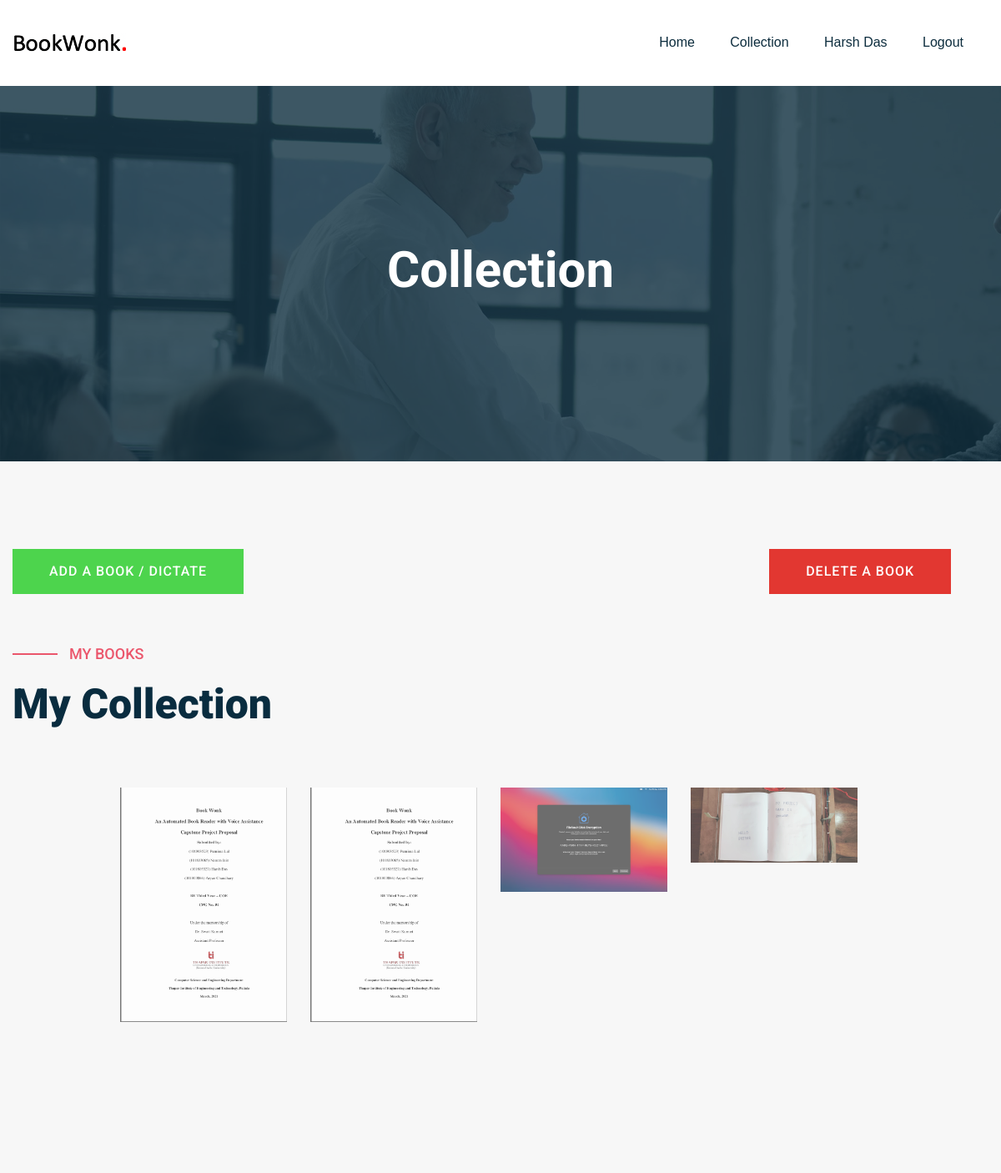
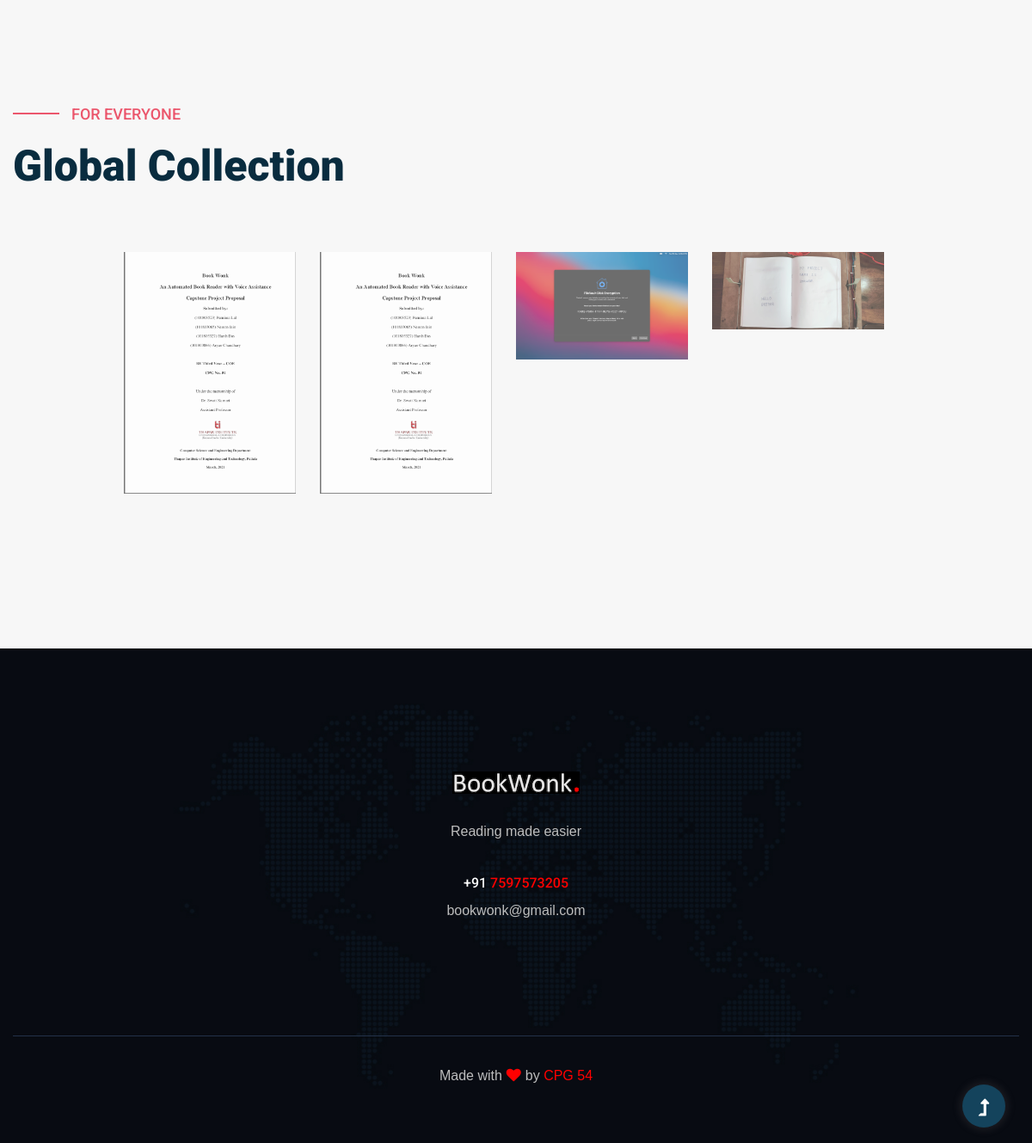
The page /collection/ (signed in) on the database its author committed (2 pictures, top to bottom).
### members/models.py (models this page shows, shortened)
class Member(AbstractBaseUser):
    id = models.UUIDField(default=uuid.uuid4, editable=False)
    date_joined = models.DateTimeField(default=timezone.now)
    name = models.CharField("Name", max_length=40)
    email = models.EmailField(primary_key=True, max_length=255, unique=True, verbose_name="Email Address")
    mobile = models.CharField(
        max_length=16,
        validators=[
            RegexValidator(
                regex=mobileRegex,
                message="Enter a valid mobile number",
                code="invalid_mobile"
            )
        ],
    )
    rollNo = models.CharField(max_length=10)
    degree = models.CharField(max_length=50)
    branch = models.CharField(max_length=50)
    year = models.CharField(max_length=10)
    is_active = models.BooleanField(default=True)
    is_admin = models.BooleanField(default=False)
    is_staff = models.BooleanField(default=False)
    is_superuser = models.BooleanField(default=False)
    objects = MyMemberManager()
    USERNAME_FIELD = "email"
    REQUIRED_FIELDS = ["name", "rollNo"]

### books/models.py (models this page shows)
class Book(models.Model):
    id = models.UUIDField(default=uuid.uuid4, editable=False, primary_key=True)
    date_added = models.DateTimeField(default=timezone.now)
    bookName = models.CharField("Book Name", max_length=50, null=False, blank=False)
    author = models.CharField("Author", max_length=50, null=False, blank=False)
    genre = models.CharField("Genre", max_length=20, null=False, blank=False)
    location = models.FileField("Location", null=False, blank=False, upload_to = "BookPDF/")
    titlePgImg = models.ImageField("Title Page Image", null=False, blank=False, upload_to = "BookStore/")

### books/views.py (the view, shortened to what this page needs)
# urls.py: path('collection/', view=bookView.collectionView, name='collection'),
@login_required(login_url='/login/')
def collectionView(request):
    books = Book.objects.all()[:5]
    context = {
        'books': books
    }
    print(context['books'])
    print(f"The GET req : {request}")
    img_counter = 0
    cap = cv2.VideoCapture(1)
    return render(request, 'books/collection.html', context)

### books/templates/books/collection.html (shortened to what this page needs)
{% extends "books/base.html" %}
{% load static %}
{% block content %}
<main>
    <div class="slider-area2">
        <div class="slider-height2 hero-overly2 d-flex align-items-center">
            <div class="container">
                <div class="row">
                    <div class="col-xl-12">
                        <div class="hero-cap hero-cap2 text-center">
                            <h2>Collection</h2>
                        </div>
                    </div>
                </div>
            </div>
        </div>
    </div>
    <div class="categories-area section-padding30">
        <div class="container">
            <div class="row">
                <form method="POST">
                    <div class="col-lg-3 col-sm-12" style="margin-bottom: 10px;">
                        <input type="submit" name="add_book_scan" class="btn btn-green"
                            style="background-color: rgb(77, 212, 77);" value="Add a Book / Dictate" />
                    </div>
                </form>
                <div class="col-lg-3 col-sm-12" style="margin-bottom: 10px;">
                </div>
                <div class="col-lg-3 col-sm-12" style="margin-bottom: 10px;">
                </div>
                <form method="post">
                    <div class="col-lg-3 col-sm-12" style="margin-bottom: 10px;">
                        <input name="stop_read" class="btn btn-red" style="background-color: rgb(226, 55, 49);"
                            value="Delete a Book" type="submit" />
                    </div>
                </form>
            </div>
            <br>
            <br>
            <div class="row">
                <div class="col-lg-12">
                    <div class="section-tittle mb-70">
                        <span>My Books</span>
                        <h2>My Collection</h2>
                    </div>
                </div>
            </div>
            <div class="brand-area pb-140">
                <div class="container">
                    <div class="brand-active brand-border pb-40">
                        {% for book in books %}
                        <div class="single-brand">
                            <a href="{% url 'reader' book.bookName %}"><img src="{{ book.titlePgImg.url }}" alt=""
                                    style="width: 200px; height: auto;" name="{{ book.bookName }}"></a>
                        </div>
                        {% endfor %}
                    </div>
                </div>
            </div>
        </div>
    </div>
    <div class="categories-area section-padding10">
        <div class="container">
            <div class="row">
                <div class="col-lg-12">
                    <div class="section-tittle mb-70">
                        <span>For Everyone</span>
                        <h2>Global Collection</h2>
                    </div>
                </div>
            </div>
            <div class="brand-area pb-140">
                <div class="container">
                    <div class="brand-active brand-border pb-40">
                        {% for book in books %}
                        <div class="single-brand">
                            <a href="book.html"><img src="{{ book.titlePgImg.url }}" alt=""
                                    style="width: 200px; height: auto;"></a>
                        </div>
                        {% endfor %}
                    </div>
                </div>
            </div>
        </div>
    </div>
</main>
{% endblock %}

### books/templates/books/base.html (shortened to what this page needs)
{% load static %}
<!doctype html>
<html class="no-js" lang="zxx">
  <head>
    <link rel="stylesheet" href="{% static 'members/css/boot1.css' %}" />
    <link rel="stylesheet" href="{% static 'members/css/style.css' %}">
  </head>
  <body class="body-bg">
    <header>
      <div class="header-area">
        <div class="main-header ">
          <div class="header-bottom  header-sticky">
            <div class="container">
              <div class="row align-items-center">
                <div class="col-xl-2 col-lg-2">
                  <div class="logo">
                    <a href="{% url 'index' %}"><img src="{% static 'members/img/logo/loader.png' %}" alt=""
                        style="width: 80%;"></a>
                  </div>
                </div>
                <div class="col-xl-10 col-lg-10">
                  <div class="menu-wrapper  d-flex align-items-center justify-content-end">
                    <div class="main-menu d-none d-lg-block">
                      <nav>
                        <ul id="navigation">
                          <li><a href="{% url 'index' %}">Home</a></li>
                          <li><a href="{% url 'collection' %}">Collection</a></li>
                          {% if user.is_authenticated %}
                          <li><a href="{% url 'index' %}">{{ user.name }}</a></li>
                          <li><a href="{% url 'logout' %}">Logout</a></li>
                          {% else %}
                          <li><a href="{% url 'login' %}">Log In</a></li>
                          {% endif %}
                        </ul>
                      </nav>
                    </div>
                  </div>
                </div>
                <div class="col-12">
                </div>
              </div>
            </div>
          </div>
        </div>
      </div>
    </header>
    {% block content %} {% endblock %}
    <footer style="height: 2px; width: auto;">
      <div class="footer-area section-bg" data-background="{% static 'members/img/gallery/footer_bg.jpg' %}">
        <div class="container">
          <div class="footer-top footer-padding">
            <div class="row d-flex justify-content-between">
              <div class="col-lg-4"></div>
              <div class="col-lg-4 col-md-12 col-sm-12">
                <div class="single-footer-caption mb-50">
                  <div class="footer-logo" style="text-align: center;">
                    <a href="{% url 'index' %}"><img src="{% static 'members/img/logo/loader_b.png' %}" alt=""
                        style="width: 40%;"></a>
                  </div>
                  <div class="footer-tittle">
                    <div class="footer-pera" style="text-align: center;">
                      <p class="info1">Reading made easier</p>
                    </div>
                  </div>
                  <div class="footer-number" style="text-align: center;">
                    <h4 style="font-size: 1rem;"><span>+91 </span>7597573205</h4>
                  </div>
                  <div class="footer-number" style="text-align: center;">
                    <p style="font-size: 1rem;"><span>bookwonk@gmail.com</span></p>
                  </div>
                </div>
              </div>
              <div class="col-lg-4"></div>
            </div>
          </div>
          <div class="footer-bottom">
            <div class="row d-flex justify-content-between align-items-center">
              <div class="col-xl-12 col-lg-12">
                <div class="footer-copy-right" style="text-align: center;">
                  <p>
                    Made with <i class="fa fa-heart" aria-hidden="true"></i> by <a
                      href="https://www.linkedin.com/in/harshdas05/" target="_blank">CPG 54</a>
                  </p>
                </div>
              </div>
            </div>
          </div>
        </div>
      </div>
    </footer>
    <div id="back-top">
      <a title="Go to Top" href="#"> <i class="fas fa-level-up-alt"></i></a>
    </div>
  </body>
</html>

### rows shown on the page
Member: name "Harsh Das"
Book: titlePgImg (picture)
Book: titlePgImg (picture)
Book: titlePgImg (picture)
Book: titlePgImg (picture)
